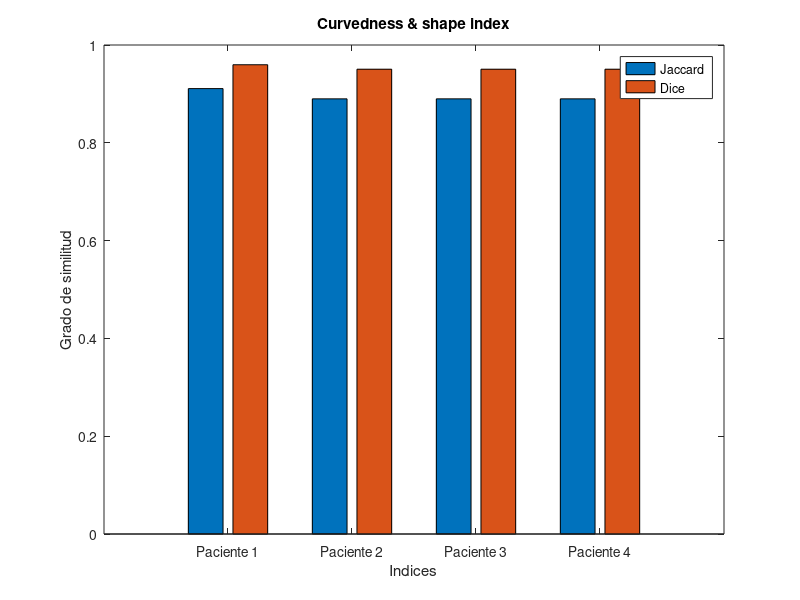

Recreate this plot in MATLAB.
y = [0.91086 0.95964; 0.8899 0.9505; 0.8899 0.9505; 0.8899 0.9505];
fig=figure();
a=bar(y)
XTickLabel={'Paciente 1' ; 'Paciente 2'; 'Paciente 3'; 'Paciente 4'};
XTick=[1 2 3 4]
set(gca, 'XTick',XTick);
set(gca, 'XTickLabel', XTickLabel);
set(gca, 'XTickLabelRotation', 45);
legend('Jaccard','Dice')

title('Curvedness & shape index')
xlabel('Indices')
ylabel('Grado de similitud')